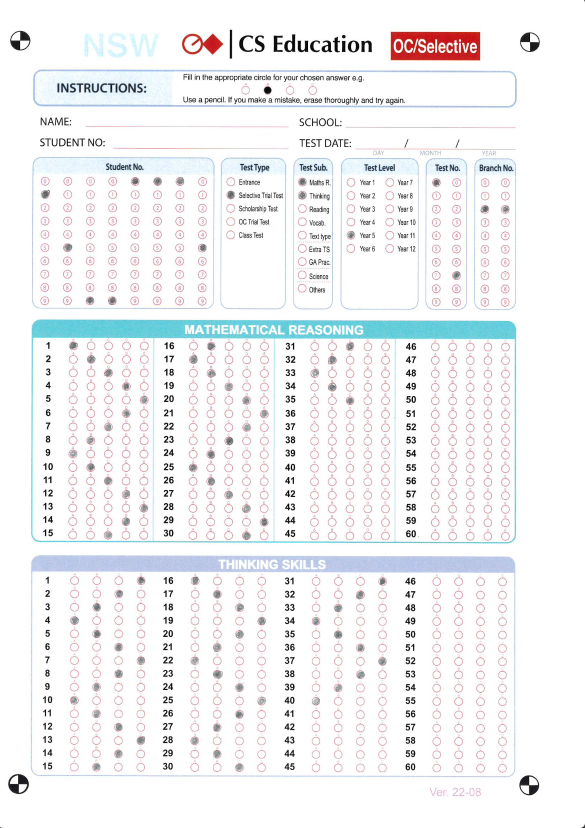
#> input picture images/Math-Thinking-NSW.jpeg, 1170 x 1656 px, found by its file name (shown at 1/2 size)
$ python pr_OMRChecker.py
#> lines starting #> are read from the running program, lines starting #| are printed output that depends on the picture; after the words box and inside, x2 and y2 are one past the last pixel; in counts of white or black regions, pixels touching at a corner belong together
import cv2
import numpy as np
import matplotlib.pyplot as plt
import json
from  pr_sel_MT_block_info import sel_MT_block_data

def preprocess_image_for_recognition(image):
     # Convert to grayscale
    gray = cv2.cvtColor(image, cv2.COLOR_BGR2GRAY)

    # 1. Gaussian blur
    blurred = cv2.GaussianBlur(gray, (5, 5), 0)

    # 2. Thresholding using OTSU's method
    _, thresh = cv2.threshold(blurred, 0, 255, cv2.THRESH_BINARY_INV | cv2.THRESH_OTSU)

    # 3. Morphological operation: CLOSE, to close small gaps
    kernel = np.ones((2, 2), np.uint8)
    morphed = cv2.morphologyEx(thresh, cv2.MORPH_CLOSE, kernel)

    return morphed

def recognize_marked_answers_using_pixel_ratio(image, bubble_coordinates, bubble_dimensions, threshold_ratio=0.5):
    recognized_answers = {}

    for field, coordinates in bubble_coordinates.items():
        field_answers = []
        num_of_selection = sel_MT_block_data["fieldBlocks"][field]["num_of_selection"]
        # Only for blocks starting with Math_Answer_ or Think_Answer_
        if field.startswith("Math_Answer_") or field.startswith("Think_Answer_"):
            starting_question = sel_MT_block_data["fieldBlocks"][field].get("StartingQuestion", 1)
        else:
            starting_question = None

        for idx, bubble in enumerate(coordinates):
            top_left = tuple(bubble["top_left"])
            bottom_right = tuple(bubble["bottom_right"])
            bubble_area = image[top_left[1]:bottom_right[1], top_left[0]:bottom_right[0]]

            # Calculate the ratio of black pixels
            total_pixels = bubble_area.size
            black_pixels = total_pixels - cv2.countNonZero(bubble_area)
            black_pixel_ratio = black_pixels / total_pixels

            # Determine the marked choice index
            choice_index = idx % num_of_selection
            question_number = "Q" + str(int(starting_question) + idx // num_of_selection) if starting_question is not None else None

            # Consider the bubble as marked if the black pixel ratio is above the threshold
            answer_data = {
                "block_name": field,
                "is_marked": 1 if black_pixel_ratio < threshold_ratio else 0,
                "marked_choice_index": choice_index if black_pixel_ratio < threshold_ratio else None,
                "question_number": question_number
            }

            field_answers.append(answer_data)

        recognized_answers[field] = field_answers

    return recognized_answers

def visualize_correct_marked_answers(image, bubble_coordinates, bubble_dimensions, answers):
    visualized_image = image.copy()

    for block_name, block_coords in bubble_coordinates.items():
        if block_name in answers:
            for idx, coord_dict in enumerate(block_coords):
                top_left = tuple(coord_dict["top_left"])
                bottom_right = tuple(coord_dict["bottom_right"])

                # Check if the bubble is NOT marked
                if answers[block_name][idx]["is_marked"] == 1:
                    cv2.rectangle(visualized_image, top_left, bottom_right, (0, 255, 0), 2)  # Green rectangle for marked answers
                else:
                    cv2.rectangle(visualized_image, top_left, bottom_right, (0, 0, 255), 2)  # Red rectangle for unmarked answers

    return visualized_image

# Load bubble coordinates from the saved JSON file
with open('selective_Math_Thinking_coordinates.json', 'r') as file:
#> (reads selective_Math_Thinking_coordinates.json from the repository)
    loaded_bubble_coordinates = json.load(file)

# Load image
omr_image = cv2.imread('/Users/henry/Downloads/Math-Thinking-NSW.jpeg')
#> omr_image is the input picture: shape (1656, 1170, 3); mean B, G, R 244.3, 242.8, 242.5

# Preprocess the image
preprocessed_image = preprocess_image_for_recognition(omr_image)
#> in preprocess_image_for_recognition, `gray = cv2.cvtColor(image, cv2.COLOR_BGR2GRAY)`:
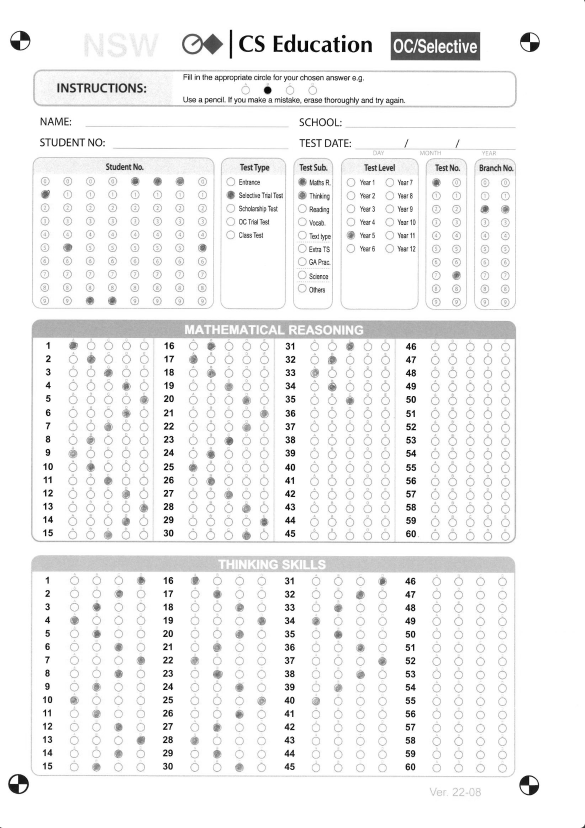
#> gray: shape (1656, 1170) (shown at 1/2 size); min 0, max 255, mean 242.9
#> in preprocess_image_for_recognition, `_, thresh = cv2.threshold(blurred, 0, 255, cv2.THRESH_BINARY_INV | cv2..`:
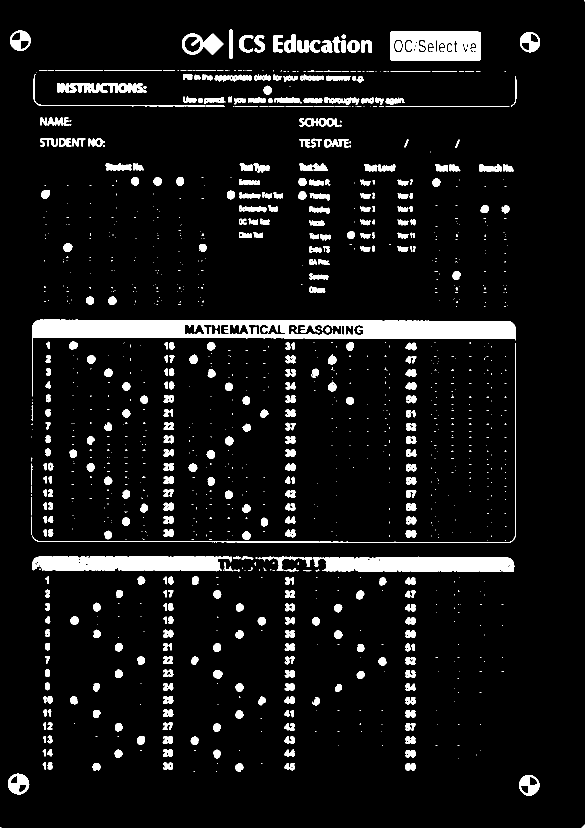
#> thresh: shape (1656, 1170) (shown at 1/2 size); 7.6% white; 1220 white regions (806 under 20 px), largest, box (x1, y1, x2, y2) and area: (64, 639, 1032, 793) 30066, (626, 1113, 1029, 1144) 10907, (64, 1112, 464, 1143) 10566
#> in preprocess_image_for_recognition, `morphed = cv2.morphologyEx(thresh, cv2.MORPH_CLOSE, kernel)`:
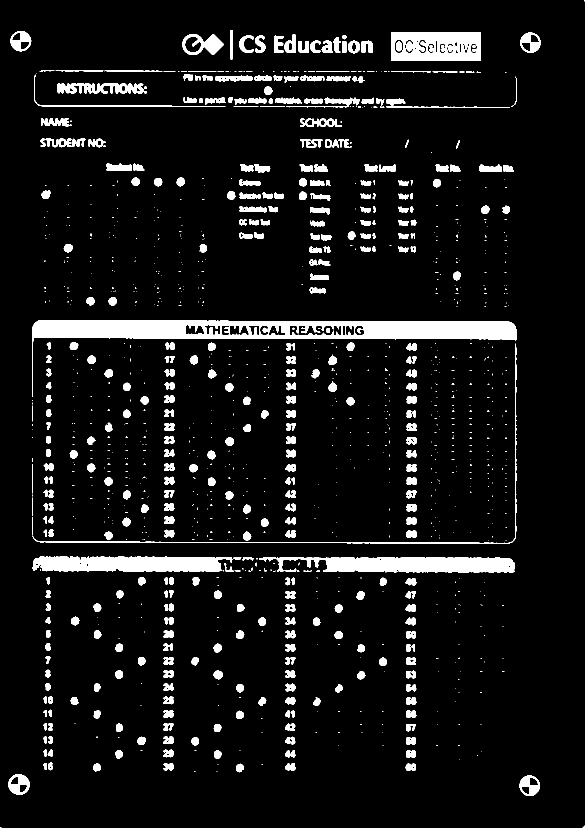
#> morphed: shape (1656, 1170) (shown at 1/2 size); 7.6% white; 1180 white regions (791 under 20 px), largest, box (x1, y1, x2, y2) and area: (65, 640, 1033, 794) 30075, (518, 1114, 1030, 1145) 11806, (65, 1113, 465, 1144) 10597

# Recognize marked answers using the pre-processed image
marked_answers = recognize_marked_answers_using_pixel_ratio(preprocessed_image, loaded_bubble_coordinates, sel_MT_block_data["bubbleDimensions"], threshold_ratio=0.75)
#> after the loop in recognize_marked_answers_using_pixel_ratio, `for field, coordinates in bubble_coordinates.items():`: recognized_answers = 13 items
#> marked_answers = 13 items
filtered_answers = {block: [answer for answer in answers if answer["is_marked"] == 1] for block, answers in marked_answers.items()}
#> filtered_answers = 13 items
print('>>> recognized_answers:', filtered_answers)
#> (printed output is left out)

# Visualize the correctly marked answers on the original image
visualized_image_with_correct_markings = visualize_correct_marked_answers(omr_image, loaded_bubble_coordinates, sel_MT_block_data["bubbleDimensions"], marked_answers)
#> after the loop in visualize_correct_marked_answers, `for block_name, block_coords in bubble_coordinates.items():`:
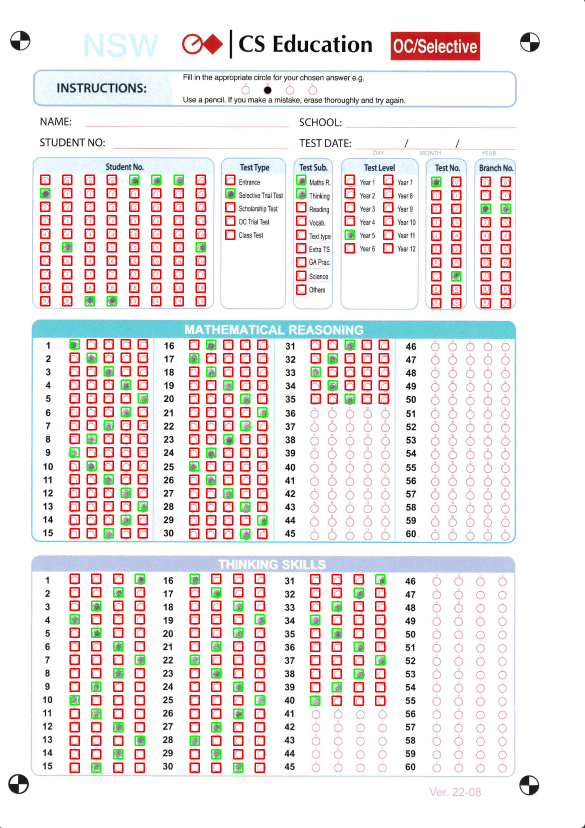
#> visualized_image: shape (1656, 1170, 3) (shown at 1/2 size); 5.26% of pixels changed, all inside (x1, y1, x2, y2) = (80, 349, 1022, 1546)

# Show the visualized image
plt.figure(figsize=(12, 20))
plt.imshow(cv2.cvtColor(visualized_image_with_correct_markings, cv2.COLOR_BGR2RGB))
plt.axis('off')
plt.show()
